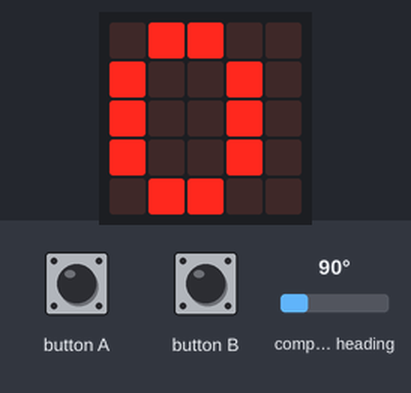
A program run on a simulated Calliope mini (MakeCode). Shown: the board's 5×5 LED display. The test bench sets the inputs (shaded band); at power-on: compass heading 90°. The compass is already calibrated.

Above: at 1.2 s.
1.3 s: compass heading set to 48°
2.8 s: compass heading set to 41°
At 4.2 s:
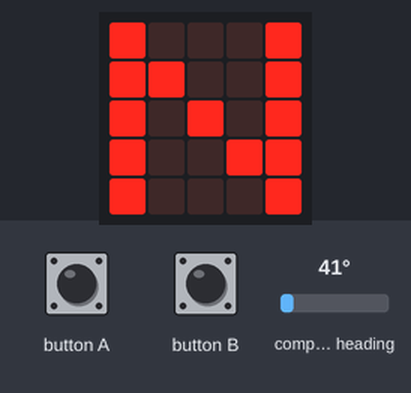
4.5 s: button B pressed for 0.15 s
At 6.5 s:
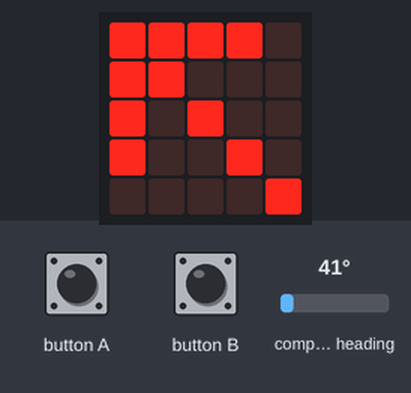
6.8 s: compass heading set to 7°
At 8.2 s:
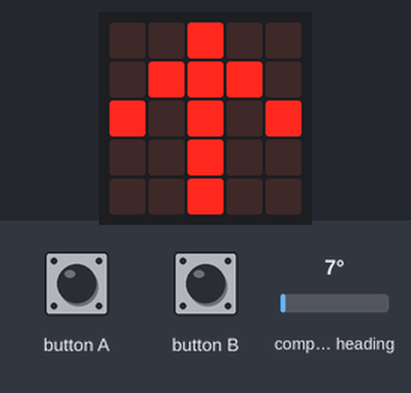
8.5 s: compass heading set to 90°
At 9.9 s:
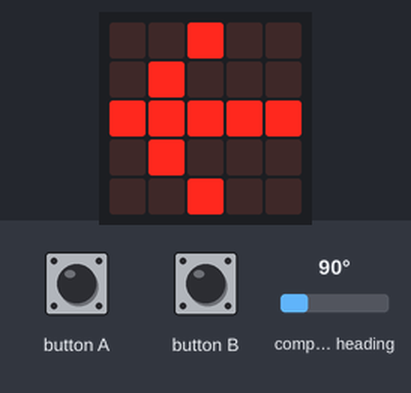
10.2 s: compass heading set to 180°
At 10.8 s:
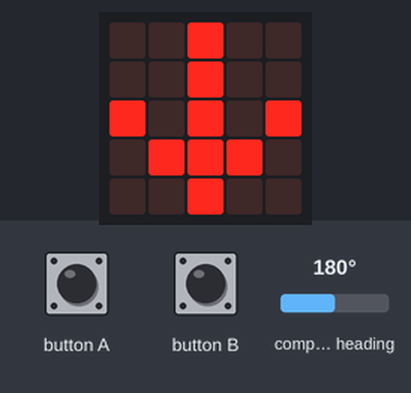
Timing chart, 0 to 12.9 s (numbered marks = the images above; inputs shaded):
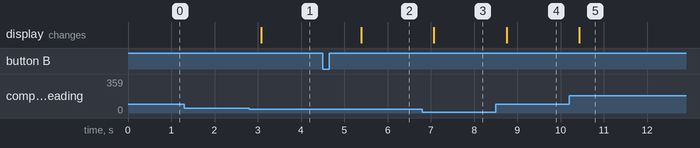

Measured:
- the behaviour switches between 45 and 44° on compass heading (found by bisection; images 0 and 1)
- after the input at 1.3 s, every drawn part: stays the same
- after the input at 2.8 s, the display: changes after 0.28 s (image 1)
- after the input at 4.5 s, the display: changes after 0.89 s (image 2)
- after the input at 6.8 s, the display: changes after 0.27 s (image 3)
- after the input at 8.5 s, the display: changes after 0.25 s (image 4)
- after the input at 10.2 s, the display: changes after 0.23 s (image 5)

The program:

main.ts
```typescript
function AnzeigeHimmelsrichtung () {
    if (Richtung < 45) {
        basic.showString("N")
    } else if (Richtung < 135) {
        basic.showString("O")
    } else if (Richtung < 225) {
        basic.showString("S")
    } else if (Richtung < 315) {
        basic.showString("W")
    } else {
        basic.showString("N")
    }
}
function AnzeigePfeil () {
    if (Richtung >= 337.5 || Richtung < 22.5) {
        basic.showLeds(`
            . . # . .
            . # # # .
            # . # . #
            . . # . .
            . . # . .
            `)
    } else if (Richtung >= 22.5 && Richtung < 67.5) {
        basic.showLeds(`
            # # # # .
            # # . . .
            # . # . .
            # . . # .
            . . . . #
            `)
    } else if (Richtung >= 67.5 && Richtung < 112.5) {
        basic.showLeds(`
            . . # . .
            . # . . .
            # # # # #
            . # . . .
            . . # . .
            `)
    } else if (Richtung >= 112.5 && Richtung < 157.5) {
        basic.showLeds(`
            . . . . #
            # . . # .
            # . # . .
            # # . . .
            # # # # .
            `)
    } else if (Richtung >= 157.5 && Richtung < 202.5) {
        basic.showLeds(`
            . . # . .
            . . # . .
            # . # . #
            . # # # .
            . . # . .
            `)
    } else if (Richtung >= 202.5 && Richtung < 247.5) {
        basic.showLeds(`
            # . . . .
            . # . . #
            . . # . #
            . . . # #
            . # # # #
            `)
    } else if (Richtung >= 247.5 && Richtung < 292.5) {
        basic.showLeds(`
            . . # . .
            . . . # .
            # # # # #
            . . . # .
            . . # . .
            `)
    } else if (Richtung >= 292.5 && Richtung < 337.5) {
        basic.showLeds(`
            . # # # #
            . . . # #
            . . # . #
            . # . . #
            # . . . .
            `)
    }
}
input.onButtonPressed(Button.A, function () {
    Modus = Himmelsrichtung
})
input.onButtonPressed(Button.B, function () {
    Modus = Pfeil
})
let Modus = 0
let Himmelsrichtung = 0
let Pfeil = 0
let Richtung = 0
Richtung = 0
Pfeil = 0
Himmelsrichtung = 1
Modus = Himmelsrichtung
basic.forever(function () {
    Richtung = input.compassHeading()
    if (Modus == Himmelsrichtung) {
        AnzeigeHimmelsrichtung()
    } else if (Modus == Pfeil) {
        AnzeigePfeil()
    }
})
```

test.ts
```typescript
// Hier kann man Tests durchführen; diese Datei wird nicht kompiliert, wenn dieses Paket als Erweiterung verwendet wird.
```
